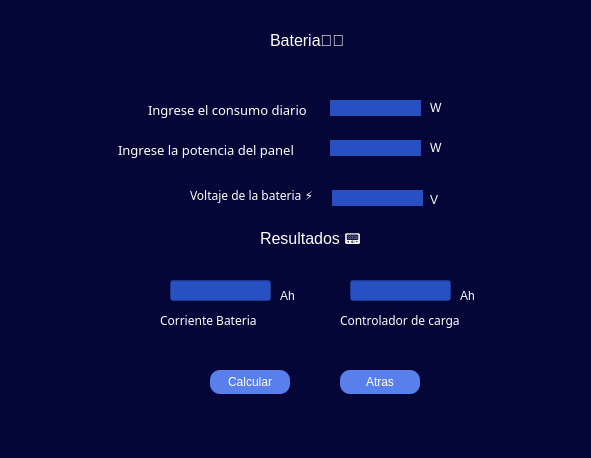
<?xml version="1.0" encoding="UTF-8"?>
<ui version="4.0">
 <class>Bateria</class>
 <widget class="QWidget" name="Bateria">
  <property name="geometry">
   <rect>
    <x>0</x>
    <y>0</y>
    <width>591</width>
    <height>458</height>
   </rect>
  </property>
  <property name="windowTitle">
   <string>Form</string>
  </property>
  <property name="styleSheet">
   <string notr="true">background-color: #030637;
color: rgb(255, 255, 255);</string>
  </property>
  <widget class="QLineEdit" name="dato11">
   <property name="geometry">
    <rect>
     <x>332</x>
     <y>190</y>
     <width>91</width>
     <height>16</height>
    </rect>
   </property>
   <property name="styleSheet">
    <string notr="true">background-color: rgb(40, 80,195);
border-radius:10px;</string>
   </property>
  </widget>
  <widget class="QLineEdit" name="resultado10">
   <property name="geometry">
    <rect>
     <x>170</x>
     <y>280</y>
     <width>101</width>
     <height>21</height>
    </rect>
   </property>
   <property name="styleSheet">
    <string notr="true">background-color: rgb(40, 80,195);
</string>
   </property>
  </widget>
  <widget class="QLabel" name="label_14">
   <property name="geometry">
    <rect>
     <x>160</x>
     <y>310</y>
     <width>141</width>
     <height>21</height>
    </rect>
   </property>
   <property name="font">
    <font>
     <family>Eras Bold ITC</family>
    </font>
   </property>
   <property name="styleSheet">
    <string notr="true">color: rgb(255, 255, 255);</string>
   </property>
   <property name="text">
    <string>Corriente Bateria</string>
   </property>
  </widget>
  <widget class="QLabel" name="label_10">
   <property name="geometry">
    <rect>
     <x>430</x>
     <y>190</y>
     <width>61</width>
     <height>20</height>
    </rect>
   </property>
   <property name="text">
    <string>V</string>
   </property>
  </widget>
  <widget class="QLabel" name="label_16">
   <property name="geometry">
    <rect>
     <x>260</x>
     <y>230</y>
     <width>141</width>
     <height>21</height>
    </rect>
   </property>
   <property name="font">
    <font>
     <pointsize>12</pointsize>
    </font>
   </property>
   <property name="text">
    <string>Resultados 📟</string>
   </property>
  </widget>
  <widget class="QLabel" name="label_9">
   <property name="geometry">
    <rect>
     <x>270</x>
     <y>30</y>
     <width>121</width>
     <height>21</height>
    </rect>
   </property>
   <property name="font">
    <font>
     <pointsize>12</pointsize>
    </font>
   </property>
   <property name="text">
    <string>Bateria🪫🔋</string>
   </property>
  </widget>
  <widget class="QLabel" name="label_11">
   <property name="geometry">
    <rect>
     <x>190</x>
     <y>170</y>
     <width>141</width>
     <height>51</height>
    </rect>
   </property>
   <property name="font">
    <font>
     <family>Eras Bold ITC</family>
    </font>
   </property>
   <property name="styleSheet">
    <string notr="true">color: rgb(255, 255, 255);</string>
   </property>
   <property name="text">
    <string>Voltaje de la bateria ⚡</string>
   </property>
  </widget>
  <widget class="QLabel" name="label_12">
   <property name="geometry">
    <rect>
     <x>280</x>
     <y>280</y>
     <width>51</width>
     <height>31</height>
    </rect>
   </property>
   <property name="text">
    <string>Ah</string>
   </property>
  </widget>
  <widget class="QPushButton" name="pushButton">
   <property name="geometry">
    <rect>
     <x>210</x>
     <y>370</y>
     <width>80</width>
     <height>24</height>
    </rect>
   </property>
   <property name="styleSheet">
    <string notr="true">

background-color: rgb(89, 127, 237);
border-radius:10px;

</string>
   </property>
   <property name="text">
    <string>Calcular</string>
   </property>
  </widget>
  <widget class="QLineEdit" name="Dato">
   <property name="geometry">
    <rect>
     <x>330</x>
     <y>100</y>
     <width>91</width>
     <height>16</height>
    </rect>
   </property>
   <property name="styleSheet">
    <string notr="true">background-color: rgb(40, 80,195);
border-radius:10px;</string>
   </property>
  </widget>
  <widget class="QLabel" name="label_2">
   <property name="geometry">
    <rect>
     <x>148</x>
     <y>100</y>
     <width>181</width>
     <height>20</height>
    </rect>
   </property>
   <property name="font">
    <font>
     <family>Eras Bold ITC</family>
     <pointsize>10</pointsize>
    </font>
   </property>
   <property name="text">
    <string>Ingrese el consumo diario</string>
   </property>
  </widget>
  <widget class="QLabel" name="label_5">
   <property name="geometry">
    <rect>
     <x>430</x>
     <y>100</y>
     <width>49</width>
     <height>16</height>
    </rect>
   </property>
   <property name="text">
    <string>W</string>
   </property>
  </widget>
  <widget class="QPushButton" name="atras">
   <property name="geometry">
    <rect>
     <x>340</x>
     <y>370</y>
     <width>80</width>
     <height>24</height>
    </rect>
   </property>
   <property name="styleSheet">
    <string notr="true">

background-color: rgb(89, 127, 237);
border-radius:10px;

</string>
   </property>
   <property name="text">
    <string>Atras</string>
   </property>
  </widget>
  <widget class="QLabel" name="label_7">
   <property name="geometry">
    <rect>
     <x>430</x>
     <y>140</y>
     <width>49</width>
     <height>16</height>
    </rect>
   </property>
   <property name="text">
    <string>W</string>
   </property>
  </widget>
  <widget class="QLabel" name="label_4">
   <property name="geometry">
    <rect>
     <x>118</x>
     <y>140</y>
     <width>211</width>
     <height>20</height>
    </rect>
   </property>
   <property name="font">
    <font>
     <family>Eras Bold ITC</family>
     <pointsize>10</pointsize>
    </font>
   </property>
   <property name="text">
    <string>Ingrese la potencia del panel</string>
   </property>
  </widget>
  <widget class="QLineEdit" name="dato3">
   <property name="geometry">
    <rect>
     <x>330</x>
     <y>140</y>
     <width>91</width>
     <height>16</height>
    </rect>
   </property>
   <property name="styleSheet">
    <string notr="true">background-color: rgb(40, 80,195);
border-radius:10px;	</string>
   </property>
  </widget>
  <widget class="QLineEdit" name="resultado11">
   <property name="geometry">
    <rect>
     <x>350</x>
     <y>280</y>
     <width>101</width>
     <height>21</height>
    </rect>
   </property>
   <property name="styleSheet">
    <string notr="true">background-color: rgb(40, 80,195);
</string>
   </property>
  </widget>
  <widget class="QLabel" name="label_15">
   <property name="geometry">
    <rect>
     <x>340</x>
     <y>310</y>
     <width>141</width>
     <height>21</height>
    </rect>
   </property>
   <property name="font">
    <font>
     <family>Eras Bold ITC</family>
    </font>
   </property>
   <property name="styleSheet">
    <string notr="true">color: rgb(255, 255, 255);</string>
   </property>
   <property name="text">
    <string>Controlador de carga</string>
   </property>
  </widget>
  <widget class="QLabel" name="label_13">
   <property name="geometry">
    <rect>
     <x>460</x>
     <y>280</y>
     <width>51</width>
     <height>31</height>
    </rect>
   </property>
   <property name="text">
    <string>Ah</string>
   </property>
  </widget>
 </widget>
 <resources/>
 <connections/>
</ui>
